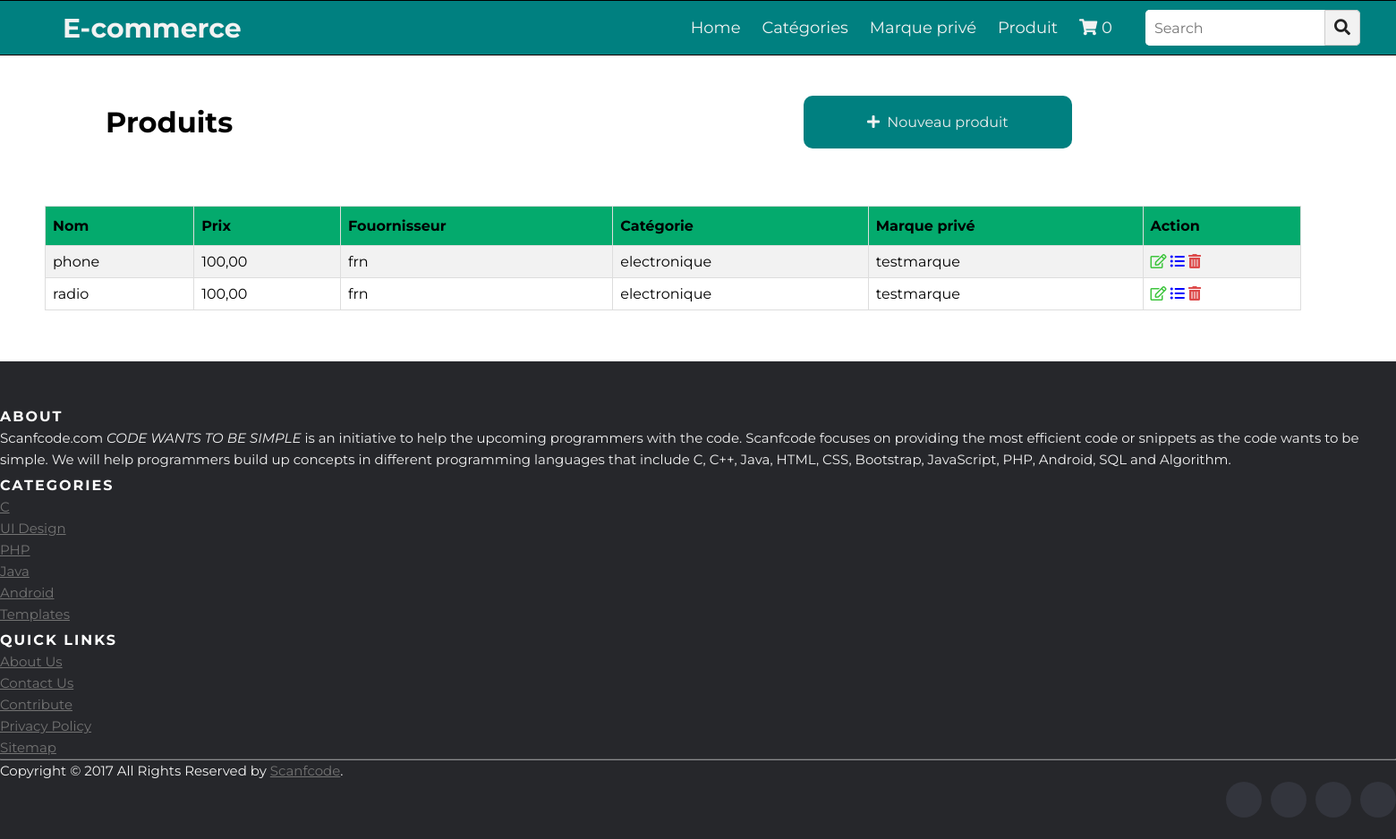
/ecommerce/produit, run on the app's committed database.
### ecommerce/models.py (models this page shows, shortened)
class Produit(models.Model):
     available= models.BooleanField(default=True)
     nom= models.CharField(max_length=200)
     prix = models.DecimalField(max_digits=10, decimal_places=2)
     quantite = models.IntegerField(max_length=100, default=1)
     description= models.CharField(max_length=200)
     fournisseurs= models.ForeignKey(Fournisseur, on_delete=models.CASCADE)
     marqueprives= models.ForeignKey(MarquePrive, on_delete=models.CASCADE)
     categories= models.ForeignKey(Categorie, on_delete=models.CASCADE, null=True)
     image=models.ImageField(upload_to='ecommerce/static/ecommerce/images',null=True)

class Fournisseur(models.Model):
    user = models.ForeignKey(User, on_delete=models.CASCADE)
    telephone = models.CharField(max_length=10)
    image = models.ImageField(upload_to="")
    status = models.CharField(max_length=20)
    nom_boutique = models.CharField(max_length=100)
    x = models.DecimalField(max_digits=9, decimal_places=6, default=0)
    y  = models.DecimalField(max_digits=9, decimal_places=6, default=0)
    def __str__(self):
        return self.user.first_name

class Categorie(models.Model):
    nom=models.CharField(max_length=100)
    image = models.ImageField(upload_to="", default="static/ecommerce/images/index.png", null=True)
    def __str__(self):
        return self.nom

class MarquePrive(models.Model):
    nom=models.CharField(max_length=100)
    def __str__(self):
        return self.nom

### ecommerce/views.py (the view)
# urls.py: path('produit',produit,name='produit'),
def produit(request):
    produits=Produit.objects.all()
    context={
        'produits': produits
    }
    return render(request,'ecommerce/produit.html', context)

### ecommerce/templates/ecommerce/produit.html (shortened to what this page needs)
{% extends 'ecommerce/basecommerce.html' %}
{% block content %}
    <br><br>
    <table style="width: 150%; margin-left: 100px;"><tr><td>
      <h1 style="color: black; margin-left: 16px;">Produits</h1>
    </td><td>
      <a href="{% url 'ecommerce:addproduit' %}" style="display: inline-block;
  background-color: teal;
  border-radius: 10px;
  color: #eeeeee;
  text-align: center;
  padding: 20px;
  text-decoration: none;
  width: 300px;
  margin: 5px;"><i class="fas fa-plus"></i>&nbsp; Nouveau produit</a>
    </td></tr></table>
   <br><br><br>
    <table id="customers" >
      <tr>
        <th style="color: black;">Nom</th>
        <th style="color: black;">Prix</th>
        <th style="color: black;">Fouornisseur</th>
        <th style="color: black;">Catégorie</th>
        <th style="color: black;">Marque privé</th>
        <th style="color: black;">Action</th>
      </tr>
      {% for produit in produits  %}
      <tr>
        <td style="color: black;">{{ produit.nom }}</td>
        <td style="color: black;">{{ produit.prix }}</td>
        <td style="color: black;">{{ produit.fournisseurs }}</td>
        <td style="color: black;">{{ produit.categories }}</td>
        <td style="color: black;">{{ produit.marqueprives }}</td>
        <td>
          <a class="btn btn-primary" ><i style="color: rgb(62, 197, 62);" class="far fa-edit"></i></a>
          <a  class="btn btn-success"><i style="color: #0000ff;" class="fas fa-list-ul"></i></a>
          <a   class="btn btn-danger"><i style="color: rgb(221, 75, 75);" class="fas fa-trash-alt"></i></a>
      </td>
      </tr>
      {% endfor %}
    </table>
    <br><br><br>
{% endblock %}

### ecommerce/templates/ecommerce/produit.html (style rules this page uses)
#customers { font-family: Arial, Helvetica, sans-serif; border-collapse: collapse; width: 90%; margin-left: 50px; }
#customers td, #customers th { border: 1px solid #ddd; padding: 8px; }
#customers tr:nth-child(even) { background-color: #f2f2f2; }
#customers th { padding-top: 12px; padding-bottom: 12px; text-align: left; background-color: #04AA6D; color: white; }

### ecommerce/templates/ecommerce/basecommerce.html (style rules this page uses)
* { margin: 0; padding: 0; color: #f2f2f2; box-sizing: border-box; font-family: 'Montserrat', sans-serif; }

### data on the page
Produit: nom "phone", prix "100,00", fournisseurs "frn", categories "electronique", marqueprives "testmarque"
Produit: nom "radio", prix "100,00", fournisseurs "frn", categories "electronique", marqueprives "testmarque"

### other printed values
{{ request.session.cart|length }} "0"
